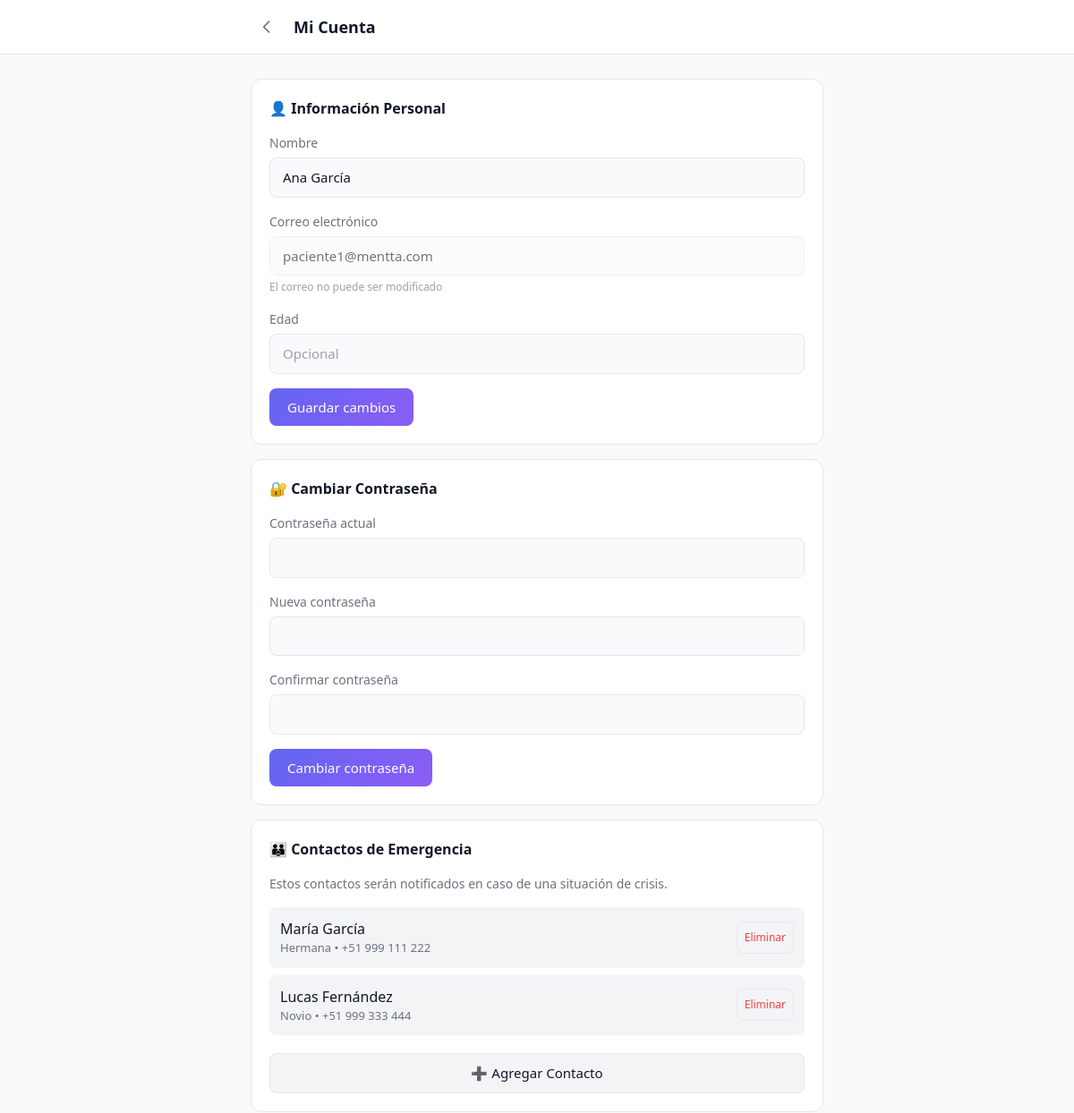
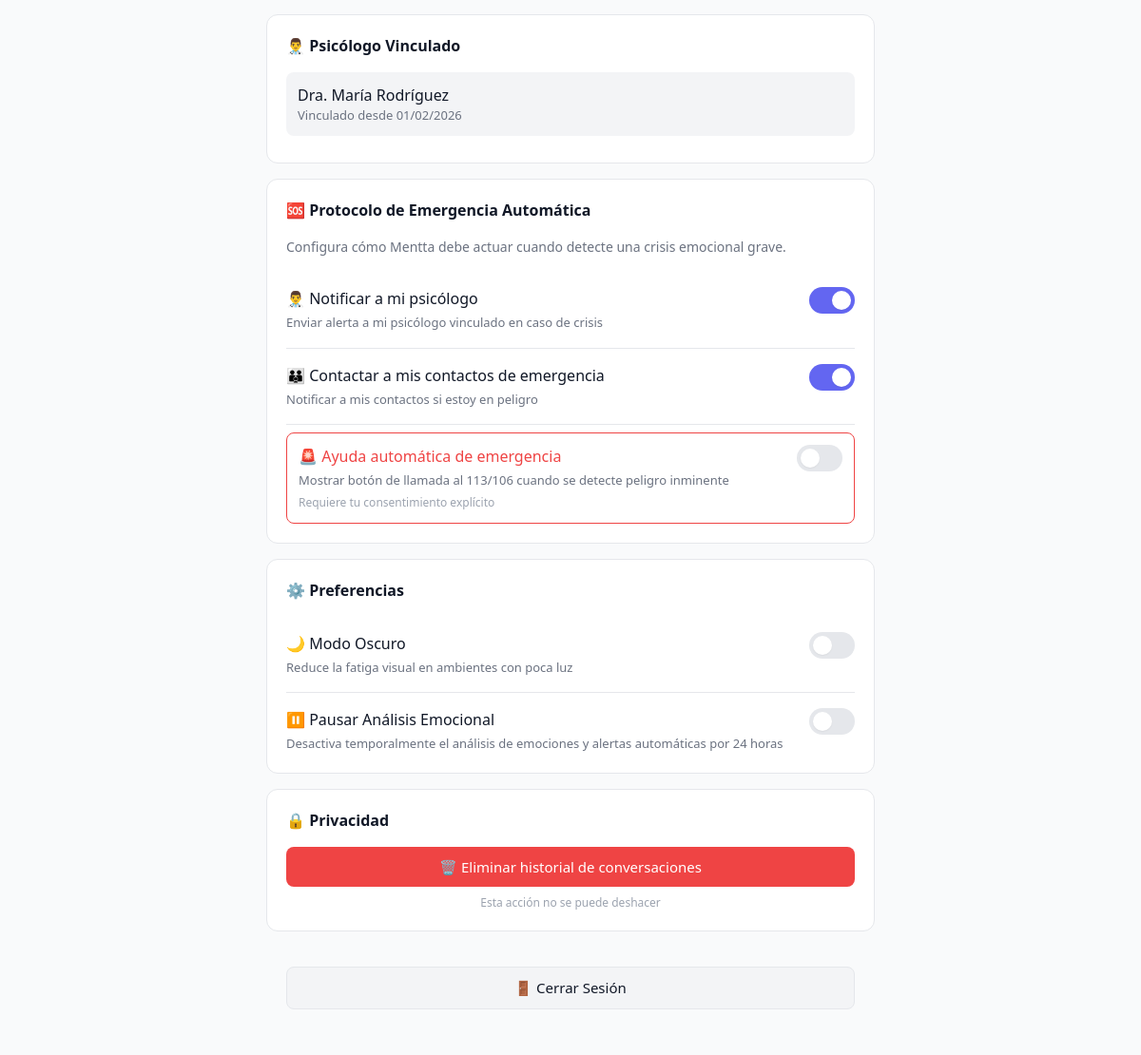
Screenshot of /profile.php (signed in) with the database file from the repository (2 pictures, top to bottom).
### tables this page shows
CREATE TABLE IF NOT EXISTS emergency_contacts (
    id INT AUTO_INCREMENT PRIMARY KEY,
    patient_id INT NOT NULL,
    contact_name VARCHAR(100) NOT NULL,
    contact_phone VARCHAR(20) NOT NULL,
    contact_relationship VARCHAR(50) NOT NULL,
    priority INT NOT NULL DEFAULT 1,
    is_verified TINYINT(1) DEFAULT 0,
    notes TEXT NULL,
    created_at TIMESTAMP DEFAULT CURRENT_TIMESTAMP,
    updated_at TIMESTAMP DEFAULT CURRENT_TIMESTAMP ON UPDATE CURRENT_TIMESTAMP,
    
    CONSTRAINT fk_emergency_patient FOREIGN KEY (patient_id) REFERENCES users(id) ON DELETE CASCADE
);

CREATE TABLE IF NOT EXISTS patient_psychologist_link (
    id INT AUTO_INCREMENT PRIMARY KEY,
    patient_id INT NOT NULL,
    psychologist_id INT NOT NULL,
    status ENUM('active', 'inactive') NOT NULL DEFAULT 'active',
    notes TEXT NULL,
    linked_at TIMESTAMP DEFAULT CURRENT_TIMESTAMP,
    unlinked_at TIMESTAMP NULL,
    
    CONSTRAINT fk_link_patient FOREIGN KEY (patient_id) REFERENCES users(id) ON DELETE CASCADE,
    CONSTRAINT fk_link_psychologist FOREIGN KEY (psychologist_id) REFERENCES users(id) ON DELETE CASCADE,
    UNIQUE KEY unique_patient_psychologist (patient_id, psychologist_id),
    INDEX idx_status (status)
);

CREATE TABLE IF NOT EXISTS users (
    id INT AUTO_INCREMENT PRIMARY KEY,
    email VARCHAR(255) NOT NULL,
    password_hash VARCHAR(255) NOT NULL,
    name VARCHAR(100) NOT NULL,
    age INT NULL,
    role ENUM('patient', 'psychologist') NOT NULL DEFAULT 'patient',
    language ENUM('es', 'en') NOT NULL DEFAULT 'es',
    theme_preference ENUM('light', 'dark') DEFAULT 'light',  
    is_active TINYINT(1) NOT NULL DEFAULT 1,
    created_at TIMESTAMP DEFAULT CURRENT_TIMESTAMP,
    updated_at TIMESTAMP DEFAULT CURRENT_TIMESTAMP ON UPDATE CURRENT_TIMESTAMP,
    
    UNIQUE KEY unique_email (email),
    INDEX idx_role (role),
    INDEX idx_is_active (is_active),
    INDEX idx_created_at (created_at)
);

### includes/auth.php (called while the page is built, shortened)
<?php
function checkAuth() {
    return [
        'id' => $_SESSION['user_id'],
        'email' => $_SESSION['email'],
        'name' => $_SESSION['name'],
        'role' => $_SESSION['role'],
        'language' => $_SESSION['language'] ?? DEFAULT_LANGUAGE
    ];
}
function requireAuth($requiredRole = null) {
    $user = checkAuth();
    return $user;
}

### profile.php (the view, shortened to what this page needs)
<?php
require_once 'includes/auth.php';
$user = requireAuth('patient');
$theme = $user['theme_preference'] ?? 'light';
$db = getDB();
$emergencyContacts = [];
try {
    $stmt = $db->prepare("SELECT * FROM emergency_contacts WHERE patient_id = ? ORDER BY priority ASC");
    $stmt->execute([$user['id']]);
    $emergencyContacts = $stmt->fetchAll(PDO::FETCH_ASSOC);
} catch (Exception $e) {}
$linkedPsychologist = null;
try {
    $stmt = $db->prepare("
        SELECT u.name, u.email, ppl.linked_at
        FROM patient_psychologist_link ppl
        JOIN users u ON ppl.psychologist_id = u.id
        WHERE ppl.patient_id = ? AND ppl.status = 'active'
    ");
    $stmt->execute([$user['id']]);
    $linkedPsychologist = $stmt->fetch(PDO::FETCH_ASSOC);
} catch (Exception $e) {}
?>
<!DOCTYPE html>
<html lang="es" data-theme="<?= htmlspecialchars($theme) ?>">
<head>
    <script src="https://cdn.tailwindcss.com"></script>
    <link rel="stylesheet" href="assets/css/theme.css">
</head>
<body class="antialiased" style="background-color: var(--bg-primary);">
    <header class="fixed top-0 left-0 right-0 z-50" style="background-color: var(--bg-secondary); border-bottom: 1px solid var(--border-color);">
        <div class="max-w-2xl mx-auto px-4 py-3 flex items-center gap-3">
            <a href="chat.php" class="p-2 rounded-lg transition-colors" style="color: var(--text-secondary);" title="Volver al chat">
                <svg xmlns="http://www.w3.org/2000/svg" class="h-5 w-5" fill="none" viewBox="0 0 24 24" stroke="currentColor">
                    <path stroke-linecap="round" stroke-linejoin="round" stroke-width="2" d="M15 19l-7-7 7-7" />
                </svg>
            </a>
            <h1 class="text-lg font-semibold" style="color: var(--text-primary);">Mi Cuenta</h1>
        </div>
    </header>
    <main class="pt-16 pb-8">
        <div class="max-w-2xl mx-auto px-4 py-6">
            <section class="profile-section">
                <h2 class="profile-section-title">👤 Información Personal</h2>
                <form id="profile-form" onsubmit="Profile.updateProfile(event)">
                    <div class="form-group">
                        <label class="form-label" for="name">Nombre</label>
                        <input type="text" id="name" name="name" class="form-input"
                               value="<?= htmlspecialchars($user['name']) ?>" required>
                    </div>
                    <div class="form-group">
                        <label class="form-label" for="email">Correo electrónico</label>
                        <input type="email" id="email" class="form-input"
                               value="<?= htmlspecialchars($user['email']) ?>" disabled>
                        <p style="font-size: 0.75rem; color: var(--text-tertiary); margin-top: 0.25rem;">
                            El correo no puede ser modificado
                        </p>
                    </div>
                    <div class="form-group">
                        <label class="form-label" for="age">Edad</label>
                        <input type="number" id="age" name="age" class="form-input"
                               value="<?= $user['age'] ?? '' ?>" min="13" max="120" placeholder="Opcional">
                    </div>
                    <button type="submit" class="btn-primary">
                        Guardar cambios
                    </button>
                </form>
            </section>
            <section class="profile-section">
                <h2 class="profile-section-title">🔐 Cambiar Contraseña</h2>
                <form id="password-form" onsubmit="Profile.changePassword(event)">
                    <div class="form-group">
                        <label class="form-label" for="current_password">Contraseña actual</label>
                        <input type="password" id="current_password" name="current_password" class="form-input" required>
                    </div>
                    <div class="form-group">
                        <label class="form-label" for="new_password">Nueva contraseña</label>
                        <input type="password" id="new_password" name="new_password" class="form-input"
                               minlength="8" required>
                    </div>
                    <div class="form-group">
                        <label class="form-label" for="confirm_password">Confirmar contraseña</label>
                        <input type="password" id="confirm_password" name="confirm_password" class="form-input" required>
                    </div>
                    <button type="submit" class="btn-primary">
                        Cambiar contraseña
                    </button>
                </form>
            </section>
            <section class="profile-section">
                <h2 class="profile-section-title">👪 Contactos de Emergencia</h2>
                <p style="color: var(--text-secondary); font-size: 0.875rem; margin-bottom: 1rem;">
                    Estos contactos serán notificados en caso de una situación de crisis.
                </p>
                <div id="contacts-list">
                    <?php if (empty($emergencyContacts)): ?>
                        <p style="color: var(--text-tertiary); font-size: 0.875rem; text-align: center; padding: 1rem;">
                            No tienes contactos de emergencia configurados
                        </p>
                    <?php else: ?>
                        <?php foreach ($emergencyContacts as $contact): ?>
                            <div class="contact-card" data-contact-id="<?= $contact['id'] ?>">
                                <div class="contact-info">
                                    <div class="contact-name"><?= htmlspecialchars($contact['contact_name']) ?></div>
                                    <div class="contact-details">
                                        <?= htmlspecialchars($contact['contact_relationship']) ?> •
                                        <?= htmlspecialchars($contact['contact_phone']) ?>
                                    </div>
                                </div>
                                <button class="btn-secondary" style="padding: 0.5rem; font-size: 0.75rem; color: var(--danger);"
                                        onclick="Profile.deleteContact(<?= $contact['id'] ?>)">
                                    Eliminar
                                </button>
                            </div>
                        <?php endforeach; ?>
                    <?php endif; ?>
                </div>
                <button class="btn-secondary" style="width: 100%; margin-top: 0.75rem;" onclick="Profile.showAddContactModal()">
                    ➕ Agregar Contacto
                </button>
            </section>
            <section class="profile-section">
                <h2 class="profile-section-title">👨‍⚕️ Psicólogo Vinculado</h2>
                <?php if ($linkedPsychologist): ?>
                    <div class="contact-card">
                        <div class="contact-info">
                            <div class="contact-name"><?= htmlspecialchars($linkedPsychologist['name']) ?></div>
                            <div class="contact-details">
                                Vinculado desde <?= date('d/m/Y', strtotime($linkedPsychologist['linked_at'])) ?>
                            </div>
                        </div>
                    </div>
                <?php endif; ?>
            </section>
            <section class="profile-section">
                <h2 class="profile-section-title">🆘 Protocolo de Emergencia Automática</h2>
                <p style="color: var(--text-secondary); font-size: 0.875rem; margin-bottom: 1rem;">
                    Configura cómo Mentta debe actuar cuando detecte una crisis emocional grave.
                </p>
                <div class="preference-item">
                    <div class="preference-info">
                        <h4>👨‍⚕️ Notificar a mi psicólogo</h4>
                        <p>Enviar alerta a mi psicólogo vinculado en caso de crisis</p>
                    </div>
                    <label class="toggle-switch">
                        <span class="toggle-slider"></span>
                    </label>
                </div>
                <div class="preference-item">
                    <div class="preference-info">
                        <h4>👪 Contactar a mis contactos de emergencia</h4>
                        <p>Notificar a mis contactos si estoy en peligro</p>
                    </div>
                    <label class="toggle-switch">
                        <span class="toggle-slider"></span>
                    </label>
                </div>
                <div class="preference-item" style="border: 1px solid var(--danger); border-radius: 0.5rem; padding: 0.75rem; margin-top: 0.5rem;">
                    <div class="preference-info">
                        <h4 style="color: var(--danger);">🚨 Ayuda automática de emergencia</h4>
                        <p>Mostrar botón de llamada al 113/106 cuando se detecte peligro inminente</p>
                        <p style="font-size: 0.75rem; color: var(--text-tertiary); margin-top: 0.25rem;">
                            Requiere tu consentimiento explícito
                        </p>
                    </div>
                    <label class="toggle-switch">
                        <span class="toggle-slider"></span>
                    </label>
                </div>
            </section>
            <section class="profile-section">
                <h2 class="profile-section-title">⚙️ Preferencias</h2>
                <div class="preference-item">
                    <div class="preference-info">
                        <h4>🌙 Modo Oscuro</h4>
                        <p>Reduce la fatiga visual en ambientes con poca luz</p>
                    </div>
                    <label class="toggle-switch">
                        <span class="toggle-slider"></span>
                    </label>
                </div>
                <div class="preference-item">
                    <div class="preference-info">
                        <h4>⏸️ Pausar Análisis Emocional</h4>
                        <p>Desactiva temporalmente el análisis de emociones y alertas automáticas por 24 horas</p>
                    </div>
                    <label class="toggle-switch">
                        <span class="toggle-slider"></span>
                    </label>
                </div>
            </section>
            <section class="profile-section">
                <h2 class="profile-section-title">🔒 Privacidad</h2>
                <button class="btn-secondary btn-danger" style="width: 100%;" onclick="Profile.confirmDeleteHistory()">
                    🗑️ Eliminar historial de conversaciones
                </button>
                <p style="font-size: 0.75rem; color: var(--text-tertiary); margin-top: 0.5rem; text-align: center;">
                    Esta acción no se puede deshacer
                </p>
            </section>
            <section class="profile-section" style="border-color: transparent; background: transparent;">
                <button class="btn-secondary" style="width: 100%;" onclick="Profile.logout()">
                    🚪 Cerrar Sesión
                </button>
            </section>
        </div>
    </main>
</body>
</html>

### rows the page displays
emergency_contacts: contact_name "María García", contact_relationship "Hermana", contact_phone "+51 999 111 222"
emergency_contacts: contact_name "Lucas Fernández", contact_relationship "Novio", contact_phone "+51 999 333 444"
patient_psychologist_link: psychologist.name "Dra. María Rodríguez", linked_at "01/02/2026"
